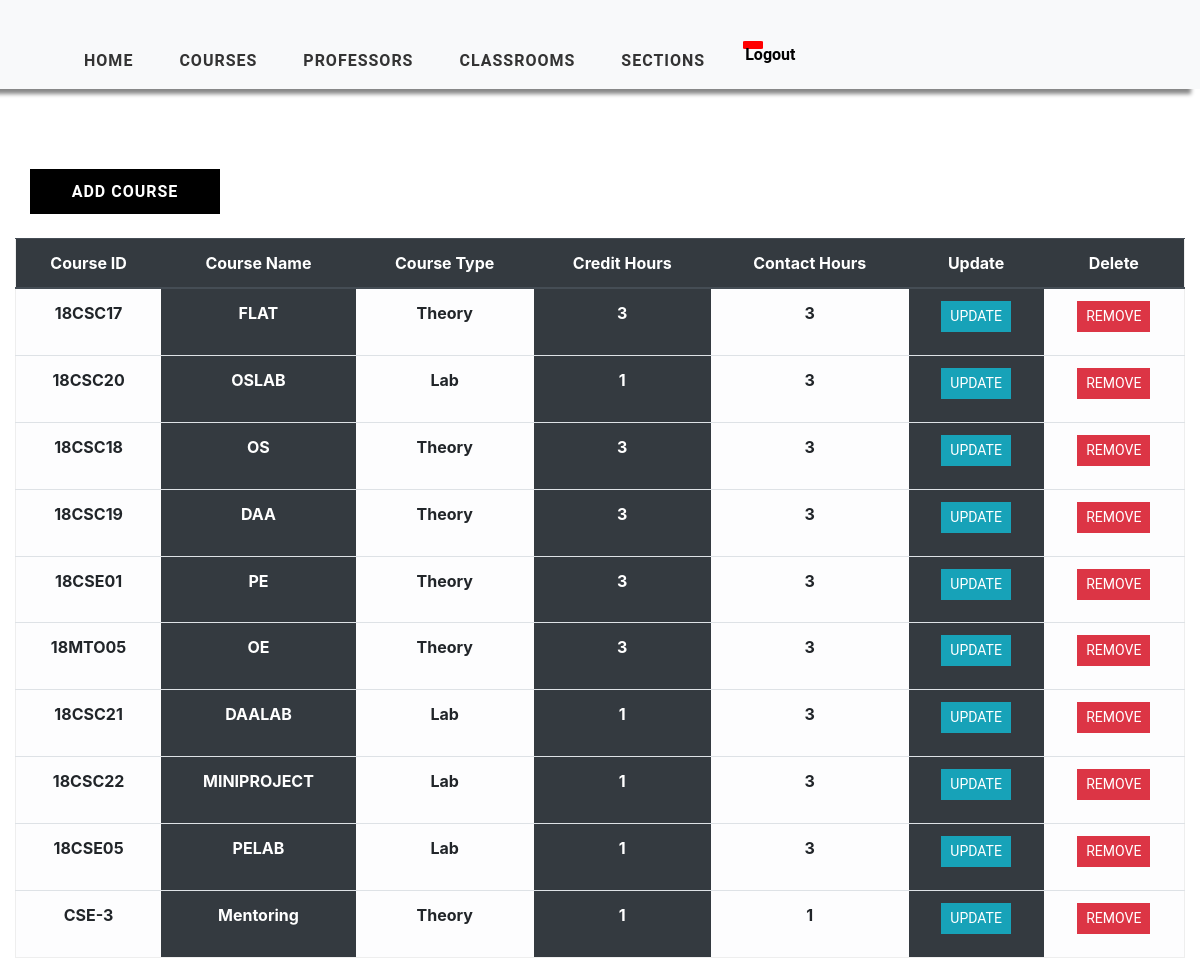
/course_view/ (signed in), run on the app's committed database.
### timetableapp/models.py (models this page shows, shortened)
class Course(models.Model):
    COURSE_TYPE = (
        ('Theory', 'Theory'),
        ('Lab', 'Lab')
    )
    course_id = models.CharField(max_length=1000, primary_key=True)
    course_name = models.CharField(max_length=1000, null=True)
    course_type = models.CharField(max_length=200, null=True, choices=COURSE_TYPE)
    credit_hours = models.IntegerField(null=True)
    contact_hours = models.IntegerField(null=True)

### timetableapp/views.py (the view)
# urls.py: path('course_view/', views.CourseTable, name='course_view'),
@login_required(login_url='login')
def CourseTable(request):
    course = Course.objects.all()
    context = {'course': course}
    return render(request, 'timetableapp/CourseTable.html', context)

### timetableapp/templates/timetableapp/CourseTable.html (shortened to what this page needs)
{% extends 'timetableapp/main.html' %}
{% load static %}
{% block content %}
    <div class="container-fluid">
    <div class="search">
        <a href="{% url 'add-course' %}"><button class="searchButton">Add Course </button></a>
    </div>
	<div class="table-responsive-lg">
        <table class="table ">
            <thead class="thead-dark">
			<tr>
                <div class="header__item filter__link" >
                   <th scope="col" class="text-center">Course ID</th>
                </div>
                <div class="header__item filter__link">
                  <th class="text-center" scope="col">Course Name</th>
                </div>
                <div class="header__item filter__link">
                   <th class="text-center" scope="col">Course Type</th>
                </div>
                <div class="header__item filter__link" >
                   <th class="text-center" scope="col">Credit Hours</th>
                </div>
                <div class="header__item filter__link">
                   <th class="text-center" scope="col">Contact Hours</th>
                </div>
                <div class="header__item filter__link">
                    <th class="text-center" scope="col"> Update</th>
                </div>
                <div class="header__item filter__link">
                     <th class="text-center" scope="col">Delete</th>
                </div>
			</tr>
            </thead>
                {% for corse in course %}
				<tr>
                        <th scope="row" class="table-light text-center">{{ corse.course_id }}</th>
						<th scope="row" class="table-dark text-center"  >{{ corse.course_name }}</th>
						<th scope="row" class="table-light text-center"> {{ corse.course_type}}</th>
						<th scope="row" class="table-dark text-center"> {{ corse.credit_hours}}</th>
                        <th scope="row" class="table-light text-center"> {{ corse.contact_hours}}</th>
                        <th scope="row" class="table-dark text-center"> <a href="{% url 'update-course' corse.course_id %}" class="btn btn-sm btn-info">Update</a></th>
                        <th scope="row" class="table-light text-center"> <a href="{% url 'delete-course' corse.course_id %}" class="btn btn-sm btn-danger" >Remove</a></th>
					</tr>
                {% endfor %}
        </table>
</div>
    </div>
{% endblock %}

### timetableapp/templates/timetableapp/main.html (shortened to what this page needs)
<!DOCTYPE html>
<html lang="en">
<head>
    {% load static %}
	<link href="{% static 'css/style.css' %}" rel="stylesheet">
    <link href="{% static 'css/tables.css' %}" rel="stylesheet">
    <link href="{% static 'css/add.css' %}" rel="stylesheet">
    <link href="{% static 'css/nav.css' %}" rel="stylesheet">
    <link rel="stylesheet" href="https://maxcdn.bootstrapcdn.com/bootstrap/4.5.0/css/bootstrap.min.css">
    <link rel="stylesheet" href="https://stackpath.bootstrapcdn.com/font-awesome/4.7.0/css/font-awesome.min.css">
    <link rel="stylesheet" src="extensions/sticky-header/bootstrap-table-sticky-header.css">
</head>
<body>
            <nav id="header"  class="navbar navbar-expand-lg navbar-light bg-light">
                <div class="container-fluid">
                    <div class="collapse navbar-collapse collapse" data-toggle="collapse" aria-expanded="false"  id="navbarSupportedContent">
                        <ul class="nav navbar-nav ">
                            <li class="nav-item text-center active">
                                <a class="nav-link link" href="{% url 'selection' %}">Home</a>
                            </li>
                            <li class="nav-item text-center">
                                <a class="nav-link link" href="{% url 'add-course' %}">Courses</a>
                            </li>
                            <li class="nav-item text-center">
                                <a class="nav-link link" href="{% url 'add-professor' %}">Professors</a>
                            </li>
                            <li class="nav-item text-center">
                                <a class="nav-link link"  href="{% url 'add-classroom' %}">Classrooms </a>
                            </li>
                            <li class="nav-item text-center">
                                <a class="nav-link link" href="{% url 'add-class' %}">Sections</a>
                            </li>
                            <a class="logout text-center" href="{% url 'logout' %}" >
                                <li class="nav-item text-center">
                                    <p style="color:black">Logout</p>
                                </li>
                                </a>
                        </ul>
                    </div>
                </div>
            </nav>
        {% block content %}
        {% endblock %}
</body>
</html>

### static/css/style.css (style rules this page uses)
a { cursor: pointer; }
#header { width: 100%; background:#fff; box-shadow:-9px 5px 4px #888888 !important; overflow:auto; position: sticky; top: 0; }
#header ul { padding:33px 0 0 45px; }
#header li { list-style:none; margin-right:30px; }
#header li a.link { font-weight:700; color:#333; font-size: 16px; text-decoration:none; text-transform:uppercase; letter-spacing:1px; }
.logout { width:30px !important; height:30px !important; background-color:red !important; color:white !important; }

### static/css/tables.css (style rules this page uses)
*, *:before, *:after { box-sizing: border-box; }
body { font-family: "Roboto", sans-serif; margin: 0; }
.table { border: 1px solid #eeeeee; overflow-y: auto; overflow-x: auto; overflow-style: marquee-line; height: 720px; }
.table-data, .header__item { flex: 1 1 20%; text-align: center; font-family: Roboto, sans-serif; font-weight: bold; }
.header__item { text-transform: uppercase; }
.filter__link { color: white; text-decoration: none; position: relative; display: inline-block; padding-left: 24px; padding-right: 24px; }
.filter__link::after { content: ""; position: absolute; right: -18px; color: white; font-size: 12px; top: 50%; transform: translateY(-50%); }
.btn { border-radius: 0 !important; font-family: Roboto, sans-serif !important; text-transform: uppercase; }
.search { display: inline-block; }
.searchButton { width: 190px; height: 45px ; font-family: Roboto, sans-serif; text-transform: uppercase; letter-spacing: 1px; font-weight: bolder; color: white ; background: black; margin-left: 15px; margin-top: 40px; border-color: black ; border-radius: 0 ; border-style: solid; border-width: 3px ; }

### static/css/nav.css (style rules this page uses)
.navbar { padding: 15px 10px; background: #fff; border: none; border-radius: 0; margin-bottom: 40px; box-shadow: 1px 1px 3px rgba(0, 0, 0, 0.1); }
.nav-item { font-family: Roboto, sans-serif !important; font-weight: bold; text-transform: capitalize; }
.logout { width: 20px !important; height: 8px !important; border: 2px solid red !important; border-radius: 10% !important; background-color: red !important; }

### data on the page
Course: course_id "18CSC17", course_name "FLAT", course_type "Theory", credit_hours "3", contact_hours "3"
Course: course_id "18CSC20", course_name "OSLAB", course_type "Lab", credit_hours "1", contact_hours "3"
Course: course_id "18CSC18", course_name "OS", course_type "Theory", credit_hours "3", contact_hours "3"
Course: course_id "18CSC19", course_name "DAA", course_type "Theory", credit_hours "3", contact_hours "3"
Course: course_id "18CSE01", course_name "PE", course_type "Theory", credit_hours "3", contact_hours "3"
Course: course_id "18MTO05", course_name "OE", course_type "Theory", credit_hours "3", contact_hours "3"
Course: course_id "18CSC21", course_name "DAALAB", course_type "Lab", credit_hours "1", contact_hours "3"
Course: course_id "18CSC22", course_name "MINIPROJECT", course_type "Lab", credit_hours "1", contact_hours "3"
Course: course_id "18CSE05", course_name "PELAB", course_type "Lab", credit_hours "1", contact_hours "3"
Course: course_id "CSE-3", course_name "Mentoring", course_type "Theory", credit_hours "1", contact_hours "1"
